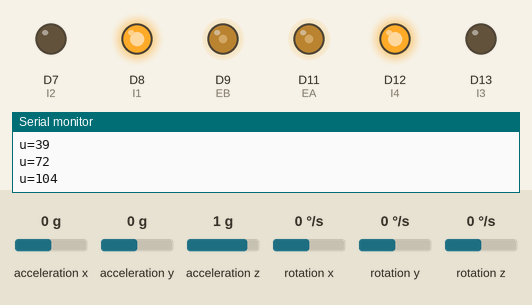
The sketch below on a simulated Arduino Nano 33 IoT. Shown: output pins drawn as LEDs (lit = HIGH), the last lines printed to the serial monitor. Inputs (shaded band) come from the test bench; at power-on: acceleration x 0 g, acceleration y 0 g, acceleration z 1 g, rotation x 0 °/s, rotation y 0 °/s, rotation z 0 °/s.

Above: at 1.2 s.
1.3 s: acceleration x set to -1.4 g
At 2.29 s:
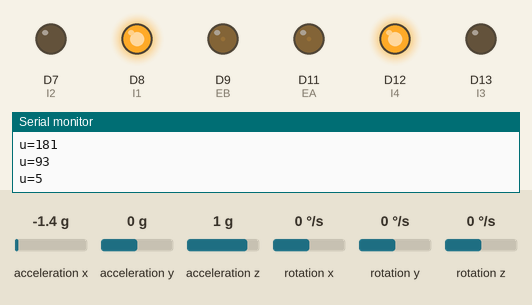
4.3 s: acceleration x set to -0.8 g
At 5.04 s:
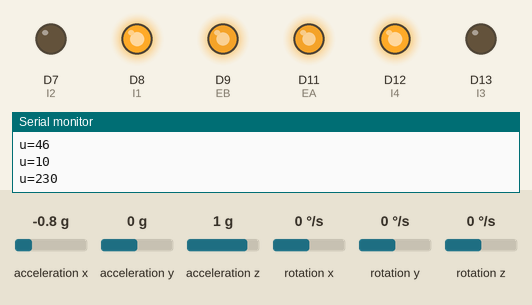
Timing chart, 0 to 13.3 s (numbered marks = the images above; inputs shaded):
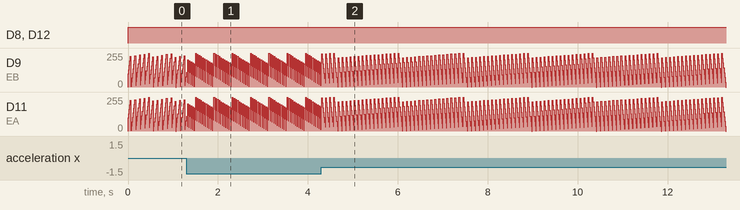

The sketch:

main.ino
```cpp
// (licence header left out)
#include <Arduino_LSM6DS3.h>

#define EA 11  // Wheel PWM pin (must be a PWM pin)
#define I1 8   // Wheel direction digital pin 1
#define I2 7   // Wheel direction digital pin 2
#define EB 9
#define I4 12
#define I3 13

const float dgx = 0.49, dgy = -0.18, dgz = -0.08;
float omega_x, omega_y, omega_z;

const float dx = 0.045, dy = -0.02, dz = -0.01;
float a_x, a_y, a_z;

// Variables to store sample rates from sensor [Hz]
float a_f, g_f;

// Motor driver PWM pin
const byte E1 = 6;

// Motor driver direction pin
const byte M1 = 7;

// Motor PWM command variable [0-255]
byte u = 0;

// Left wheel encoder digital pins
const byte SIGNAL_A = 13;
const byte SIGNAL_B = 12;

const byte SIGNAL_AR = 11;
const byte SIGNAL_BR = 10;

float k = 200;
float u_ms, u_last = 0.0;
float v_d = 0.5;
float v_a = 0;
float i_term = 0;
float k_cof = k/2;

// Encoder ticks per (motor) revolution (TPR)
const int TPR = 3000;

// Wheel radius [m]
const double RHO = 0.0625;
const double l = 0.2775;

// Counter to keep track of encoder ticks [integer]
volatile long encoder_ticks = 0;
volatile long encoder_ticks_r = 0;

// Variable to store estimated angular rate of left wheel [rad/s]
double omega_L = 0.0;
double v_L = 0.0;
double omega_R = 0.0;
double v_R = 0.0;
double omega = 0.0;
double v = 0.0;

// Sampling interval for measurements in milliseconds
const int T = 200;

// Counters for milliseconds during interval
long t_now = 0;
long t_last = 0;
long t_last_a = 0;
float a_last = 0.0;

// This function is called when SIGNAL_A goes HIGH
void decodeEncoderTicks() {
  if (digitalRead(SIGNAL_B) == LOW) {
    // SIGNAL_A leads SIGNAL_B, so count one way
    encoder_ticks--;
  } else {
    // SIGNAL_B leads SIGNAL_A, so count the other way
    encoder_ticks++;
  }
}

void decodeEncoderTicksR() {
  if (digitalRead(SIGNAL_BR) == LOW) {
    // SIGNAL_A leads SIGNAL_B, so count one way
    encoder_ticks_r--;
  } else {
    // SIGNAL_B leads SIGNAL_A, so count the other way
    encoder_ticks_r++;
  }
}

void setup() {
  // Open the serial port at 9600 bps
  Serial.begin(115200);

  // Wait for serial connection before starting
  while (!Serial) {
    delay(10);
  }

  if (!IMU.begin()) {
    // Print an error message if the IMU is not ready
    Serial.print("Failed to initialize IMU :(");
    Serial.print("\n");
    while (1) {
      delay(10);
    }
  }

  a_f = IMU.accelerationSampleRate();
  g_f = IMU.gyroscopeSampleRate();

  // Set the pin modes for the motor driver
  pinMode(M1, OUTPUT);

  // Set the pin modes for the encoders
  pinMode(SIGNAL_A, INPUT);
  pinMode(SIGNAL_B, INPUT);
  pinMode(SIGNAL_AR, INPUT);
  pinMode(SIGNAL_BR, INPUT);

  pinMode(I1, OUTPUT);
  pinMode(I2, OUTPUT);
  pinMode(I3, OUTPUT);
  pinMode(I4, OUTPUT);

  // Every time the pin goes high, this is a pulse
  attachInterrupt(digitalPinToInterrupt(SIGNAL_A), decodeEncoderTicks, RISING);
  attachInterrupt(digitalPinToInterrupt(SIGNAL_AR), decodeEncoderTicksR, RISING);

  // Print a message
  Serial.print("Program initialized.");
  Serial.print("\n");
}

void loop() {
  // Get the elapsed time [ms]
  t_now = millis();

  // if (t_now - t_last >= T) {
  // Estimate the rotational speed [rad/s]
  omega_L = -2.0 * PI * ((double)encoder_ticks / (double)TPR) * 1000.0 / (double)(t_now - t_last);
  omega_R = 2.0 * PI * ((double)encoder_ticks_r / (double)TPR) * 1000.0 / (double)(t_now - t_last);

  v_L = RHO * omega_L;
  v_R = RHO * omega_R;
  omega = (v_R - v_L) / l;
  v = .5 * (v_L + v_R);

  // Serial.print("Estimated turning speed (encoder): ");
  // Serial.print(omega);
  // Serial.print(" rad/s");
  // Serial.print("\n");


  // Record the current time [ms]
  t_last = t_now;

  // Reset the encoder ticks counter
  encoder_ticks = 0;
  encoder_ticks_r = 0;

  if (IMU.accelerationAvailable()) {
    IMU.readAcceleration(a_x, a_y, a_z);
    a_x -= dx;
    a_y -= dy;
    a_z -= dz;

    v_a += (t_last_a-t_now)*(a_last-a_x)/2;
    a_last = a_x;
    t_last_a = t_now;

// current time = t_now, last time = t_last
// current acc = a_x, last acc = ???

  }

  if (IMU.gyroscopeAvailable()) {
    IMU.readGyroscope(omega_x, omega_y, omega_z);
    omega_x -= dgx;
    omega_y -= dgy;
    omega_z -= dgz;

  }
  // }

  // Set the wheel motor PWM command [0-255]
  i_term += k_cof*(v_d - v_a);
  u_ms = k * (v_d - v_a) + i_term;
  u = u_ms * 318.75 * v_d;

  if (u > 255) u = 255;
  if (u < -255) u = -255;
  Serial.print("u=");
  Serial.println(u);


  digitalWrite(I1, HIGH);
  digitalWrite(I2, LOW);
  digitalWrite(I3, LOW);
  digitalWrite(I4, HIGH);

  analogWrite(EA, u);
  analogWrite(EB, u);

  delay(10);

}

float readEncoder() {
}

float readGyro() {
}

short P_controller(double k, double v_d, double v_m) {
  return k * (v_d - v_m);
}
```
